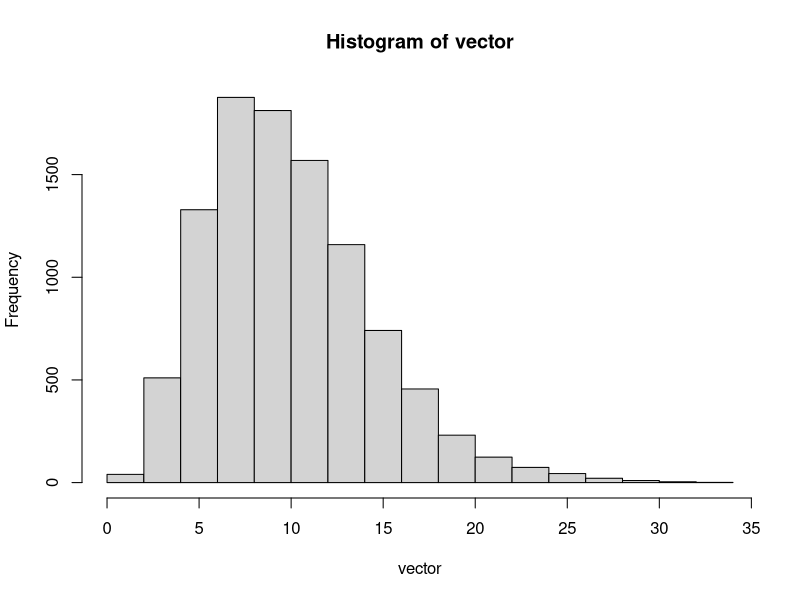
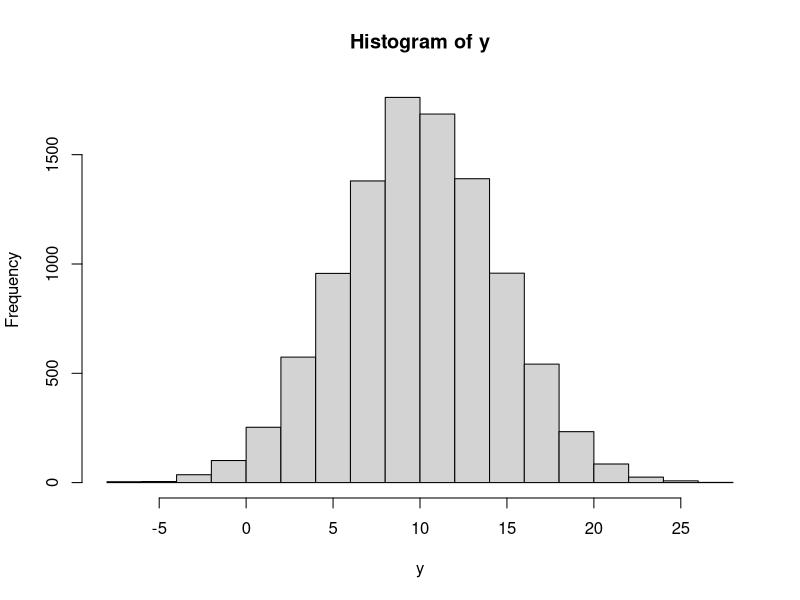
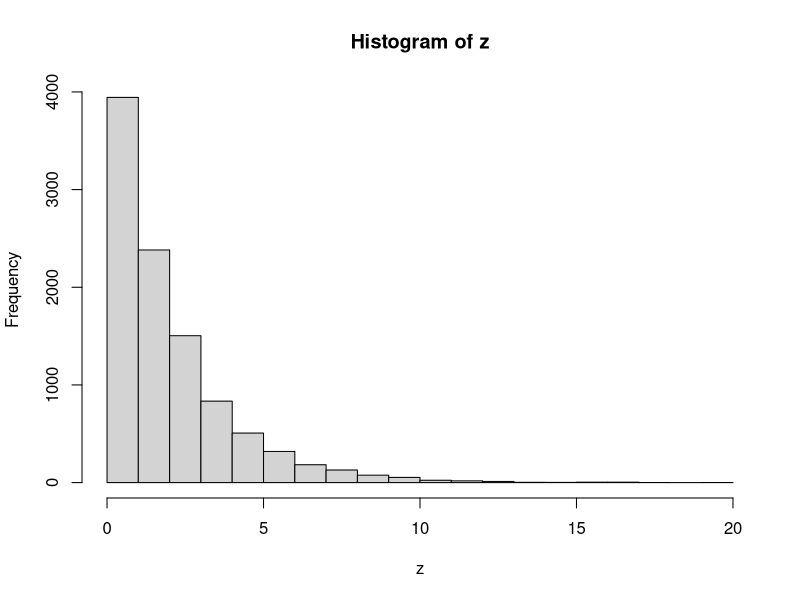

These charts were generated, in order, by the following R code:
N = 5

cinco = rexp(N, rate = 0.5 )
suma = sum(cinco)
vector = c(suma)
print( paste("A = " , toString(suma) ) )

# exponencial:
# esperanza: 1/lambda
# desvio: 1/lambda , varianza = 1/lambda^2 

# la esperanza de la suma nos da la suma de las esperanzas
# la varianza es la raiz de la suma de las varianza


for (i in 1:(10000)) {
  
  cinco = rexp(N, rate = 0.5 )
  suma = sum(cinco)
  vector = c(vector,suma)
  
}

# hacemos esto varias veces y vemos como se distribuyen estos valores.
hist(vector)

media = mean(vector)
desvio = sd(vector)

print( paste( "media aritmetica: ", toString( media ) ) )
print( paste( "desvio: ", toString( desvio ) ) )


#asi se ve una normal
y <- rnorm( 10000 , media, desvio)

hist(y)


#asi se ve una exponencial
z <- rexp(10000, rate = 0.5 )

hist(z)





#deberian ser parecidas las 3 graficas?
# lo son.